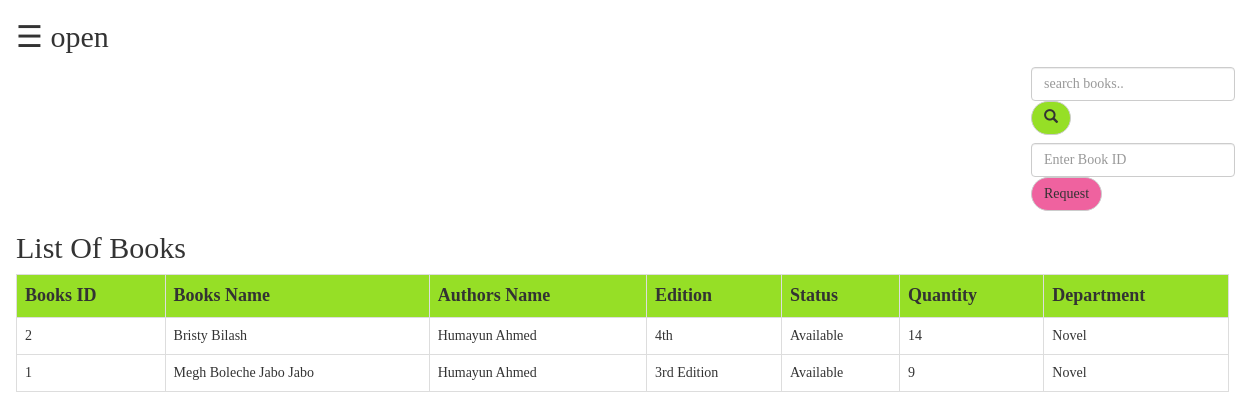
Page /User/books.php (signed in) on the committed database.
### tables this page shows
CREATE TABLE `books` (
  `Books_Id` int(11) NOT NULL,
  `Name` varchar(100) NOT NULL,
  `Authors` varchar(100) NOT NULL,
  `Edition` varchar(50) NOT NULL,
  `Status` varchar(50) NOT NULL,
  `Quantity` int(50) NOT NULL,
  `Department` varchar(50) NOT NULL
);

### User/books.php (the view, shortened to what this page needs)
<?php
  include "connection.php";
?>
<!DOCTYPE html>
<html>
<head>
	<link rel="stylesheet" href="https://maxcdn.bootstrapcdn.com/bootstrap/3.3.7/css/bootstrap.min.css">
</head>
<body>
<div id="main">
  <span style="font-size:30px;cursor:pointer" onclick="openNav()">&#9776; open</span>
	<div class="srch">
		<form class="navbar-form" method="post" name="form1">
				<input class="form-control" type="text" name="search" placeholder="search books.." required="">
				<button style="background-color: #96df26; border-radius: 40px;" type="submit" name="submit" class="btn btn-default">
					<span class="glyphicon glyphicon-search"></span>
				</button>
		</form>
	</div>
	<div class="srch">
		<form class="navbar-form" method="post" name="form1">
				<input class="form-control" type="text" name="Books_Id" placeholder="Enter Book ID" required="">
				<button style="background-color: #ef629f; border-radius: 20px;" type="submit" name="submit1" class="btn btn-default">Request
				</button>
		</form>
	</div>
	<h2>List Of Books</h2>
	<?php
		if(isset($_POST['submit']))
		{
			$q=mysqli_query($db,"SELECT * from books where name like '%$_POST[search]%' ");
			if(mysqli_num_rows($q)==0)
			{
				echo "Sorry! No book found. Try searching again.";
			}
			else
			{
		echo "<table class='table table-bordered table-hover' >";
			echo "<tr style='background-color: #96df26;'>";
				echo "<th>"; echo "Books ID";	echo "</th>";
				echo "<th>"; echo "Books Name";  echo "</th>";
				echo "<th>"; echo "Authors Name";  echo "</th>";
				echo "<th>"; echo "Edition";  echo "</th>";
				echo "<th>"; echo "Status";  echo "</th>";
				echo "<th>"; echo "Quantity";  echo "</th>";
				echo "<th>"; echo "Department";  echo "</th>";
			echo "</tr>";
			while($row=mysqli_fetch_assoc($q))
			{
				echo "<tr>";
				echo "<td>"; echo $row['Books_Id']; echo "</td>";
				echo "<td>"; echo $row['Name']; echo "</td>";
				echo "<td>"; echo $row['Authors']; echo "</td>";
				echo "<td>"; echo $row['Edition']; echo "</td>";
				echo "<td>"; echo $row['Status']; echo "</td>";
				echo "<td>"; echo $row['Quantity']; echo "</td>";
				echo "<td>"; echo $row['Department']; echo "</td>";
				echo "</tr>";
			}
		echo "</table>";
			}
		}
		else
		{
			$res=mysqli_query($db,"SELECT * FROM `books` ORDER BY `books`.`name` ASC;");
		echo "<table class='table table-bordered table-hover' >";
			echo "<tr style='background-color: #96df26; font-size:18px'>";
				echo "<th>"; echo "Books ID";	echo "</th>";
				echo "<th>"; echo "Books Name";  echo "</th>";
				echo "<th>"; echo "Authors Name";  echo "</th>";
				echo "<th>"; echo "Edition";  echo "</th>";
				echo "<th>"; echo "Status";  echo "</th>";
				echo "<th>"; echo "Quantity";  echo "</th>";
				echo "<th>"; echo "Department";  echo "</th>";
			echo "</tr>";
			while($row=mysqli_fetch_assoc($res))
			{
				echo "<tr>";
				echo "<td>"; echo $row['Books_Id']; echo "</td>";
				echo "<td>"; echo $row['Name']; echo "</td>";
				echo "<td>"; echo $row['Authors']; echo "</td>";
				echo "<td>"; echo $row['Edition']; echo "</td>";
				echo "<td>"; echo $row['Status']; echo "</td>";
				echo "<td>"; echo $row['Quantity']; echo "</td>";
				echo "<td>"; echo $row['Department']; echo "</td>";
				echo "</tr>";
			}
		echo "</table>";
		}
				?>
</div>
</body>
</html>

### User/books.php (style rules this page uses)
.srch { padding-left: 1000px; }
body { font-family: "Times New Roman", sans-serif; transition: background-color:skyblue .5s; }
#main { transition: margin-left .5s; padding: 16px; }

### rows in the picture
books: Books_Id "2", Name "Bristy Bilash", Authors "Humayun Ahmed", Edition "4th", Status "Available", Quantity "14", Department "Novel"
books: Books_Id "1", Name "Megh Boleche Jabo Jabo", Authors "Humayun Ahmed", Edition "3rd Edition", Status "Available", Quantity "9", Department "Novel"
